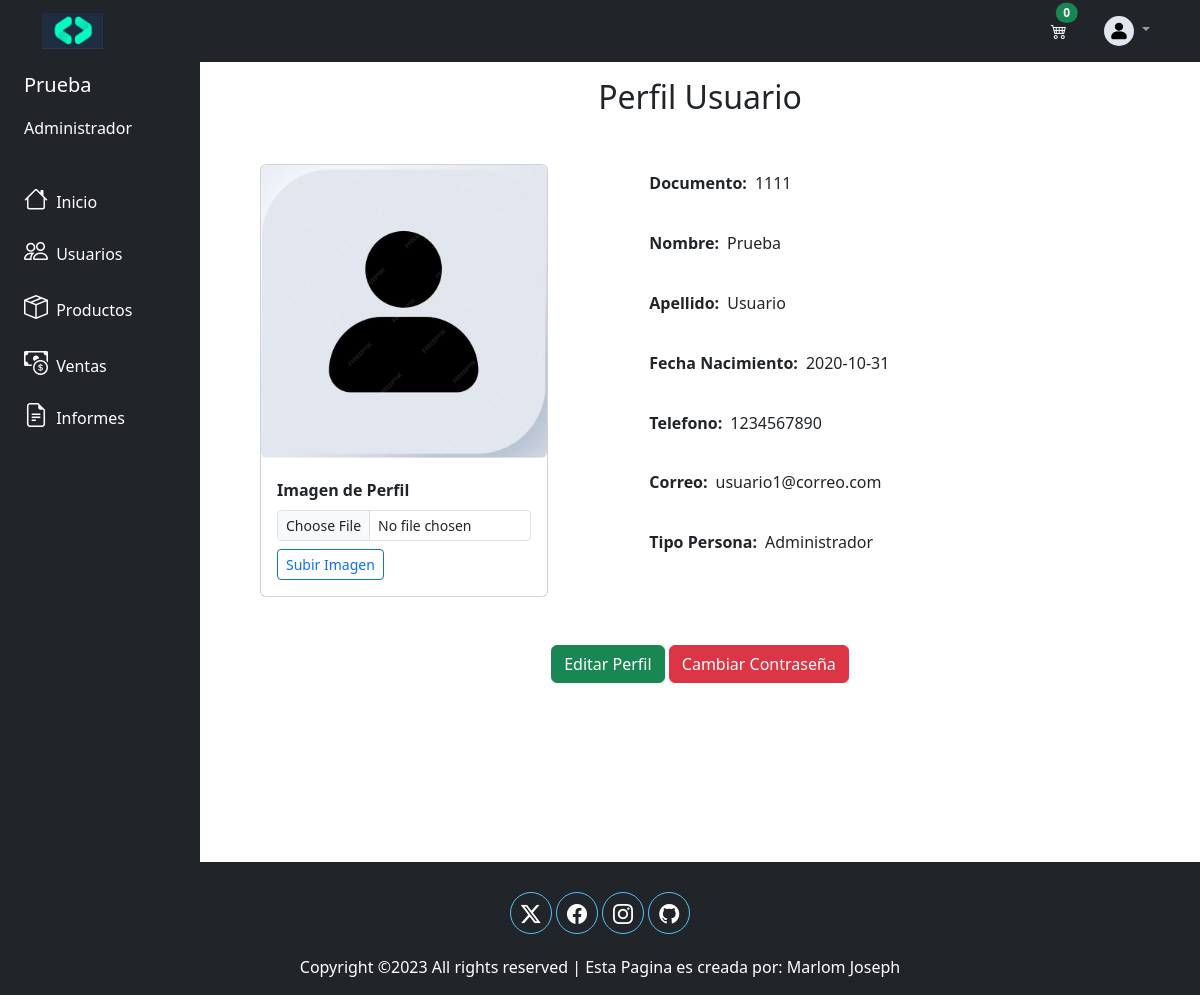
Page /view/usuario/perfil.php (signed in) on the committed database.
### tables this page shows
CREATE TABLE `usuarios` (
  `id_usuario` int(11) NOT NULL,
  `documento` int(11) DEFAULT NULL,
  `nombre` varchar(150) DEFAULT NULL,
  `direccion` varchar(150) DEFAULT NULL,
  `telefono` int(11) DEFAULT NULL,
  `correo` varchar(75) DEFAULT NULL,
  `fecha_n` date DEFAULT NULL,
  `imagen_perfil` varchar(150) DEFAULT '',
  `estado` varchar(20) DEFAULT NULL,
  `tipo_usuario` int(11) DEFAULT NULL,
  `usuario_pass` varchar(250) DEFAULT NULL,
  `fecha_c` date DEFAULT NULL,
  `apellidos` varchar(150) DEFAULT NULL,
  `serv_cliente` char(2) DEFAULT NULL
);

CREATE TABLE `tipo_usuarios` (
  `codigo_tip` int(11) NOT NULL DEFAULT 0,
  `nombre_tip` varchar(250) DEFAULT NULL
);

### config/db.php (called while the page is built)
<?php
class db {
    private $host = "localhost";
    private $dbname = "crm_db";
    private $user = "root";
    private $password = "";
    public function conexion() {
        try {
            $PDO = new PDO("mysql:host=".$this->host.";port=3306;dbname=".$this->dbname,$this->user,$this->password);
            return $PDO;
        } catch (PDOException $e) {
            echo "<script>alert('Error conectando la base de datos')</script>";
            return $e->getMessage();
        }
    }
}

### controlador/usuarioController.php (called while the page is built, shortened)
<?php
class usuarioController
{
    private $model;
    public function __construct()
    {
        require_once('C:\xampp\htdocs\www\PHP_MySQL\modelo\usuarioModel.php');
        $this->model = new usuarioModel();
    }
    public function datosUusario($documento)
    {
        return ($this->model->datosUsuario($documento) !== false) ? $this->model->datosUsuario($documento) : false;
    }
}

### modelo/usuarioModel.php (called while the page is built, shortened)
<?php
class usuarioModel
{
    private $PDO;
    public function __construct()
    {
        require_once('C:\xampp\htdocs\www\PHP_MySQL\config\db.php');
        $con = new db();
        $this->PDO = $con->conexion();
    }
    public function datosUsuario($documento)
    {
        $sql = $this->PDO->prepare(" SELECT u.*, t.nombre_tip FROM usuarios u, tipo_usuarios t
                                    WHERE u.documento = :doc AND u.tipo_usuario = t.codigo_tip ");
        $sql->bindParam(":doc", $documento);
        return ($sql->execute()) ? $sql->fetchObject() : false;
    }
}

### view/usuario/perfil.php (the view, shortened to what this page needs)
<?php
require_once('../head/navbar.php');
require_once('../../controlador/usuarioController.php');
$respuesta = new usuarioController();
$usuario = $respuesta->datosUusario($_SESSION['documento']);
if ($usuario->imagen_perfil == "") {
    $usuario->imagen_perfil = "Perfil.jpg";
}
?>
<div class="container-fluid">
    <div class="row flex-nowrap">
        <?php if ($_SESSION['tipo_usuario'] == 'Administrador' || $_SESSION['tipo_usuario'] == 'Usuario') {
            require_once('../head/menuLateral.php');
        } else {
            require_once('../head/menuCliente.php');
        }
        ?>
        <div class="col mx-auto py-3">
            <h2 class="text-center">Perfil Usuario</h2>
            <div class="row mt-5">
                <div class="col-4 mx-5">
                    <div class="card" style="width: 18rem;">
                        <img src="/www/PHP_MYSQL/public/imagenes/perfiles/<?php echo $usuario->imagen_perfil ?>" class="card-img-top rounded" alt="Imagen Perfil">
                        <div class="card-body">
                            <form action="/www/PHP_MYSQL/view/scripts/imagenPerfil.php" method="POST" enctype="multipart/form-data">
                                <label for=" formFile" class="form-label fw-bold">Imagen de Perfil</label>
                                <input class="form-control form-control-sm" type="file" id="formFile" name="perfil">
                                <input type="submit" class="btn btn-outline-primary btn-sm mt-2" value="Subir Imagen">
                            </form>
                        </div>
                    </div>
                </div>
                <div class="col-4 row d-flex justify-content-start col-form-label">
                    <div>
                        <label class="fw-bold mx-2">Documento: </label><span><?php echo $usuario->documento ?></span>
                    </div>
                    <div>
                        <label class="fw-bold mx-2">Nombre: </label><span><?php echo $usuario->nombre ?></span>
                    </div>
                    <div>
                        <label class="fw-bold mx-2">Apellido: </label><span><?php echo $usuario->apellidos ?></span>
                    </div>
                    <div>
                        <label class="fw-bold mx-2">Fecha Nacimiento: </label><span><?php echo $usuario->fecha_n ?></span>
                    </div>
                    <div>
                        <label class="fw-bold mx-2">Telefono: </label><span><?php echo $usuario->telefono ?></span>
                    </div>
                    <div>
                        <label class="fw-bold mx-2">Correo: </label><span><?php echo $usuario->correo ?></span>
                    </div>
                    <div>
                        <label class="fw-bold mx-2">Tipo Persona: </label><span><?php echo $usuario->nombre_tip ?></span>
                    </div>
                </div>
            </div>
            <div class="m-5 text-center">
                <a href="#" class="btn btn-success">Editar Perfil</a>
                <a href="" class="btn btn-danger" data-bs-toggle="modal" data-bs-target="#exampleModal">Cambiar Contraseña</a>
            </div>
        </div>
    </div>
</div>
<?php
require_once('../head/footer.php')
?>

### rows in the picture
usuarios: documento "1111", nombre "Prueba", apellidos "Usuario", fecha_n "2020-10-31", telefono "1234567890", correo "usuario1@correo.com", tipo_usuarios.nombre_tip "Administrador"

### other values in the picture
$cantidad "0"
$_SESSION['nombre'] "Prueba"
$_SESSION['tipo_usuario'] "Administrador"
